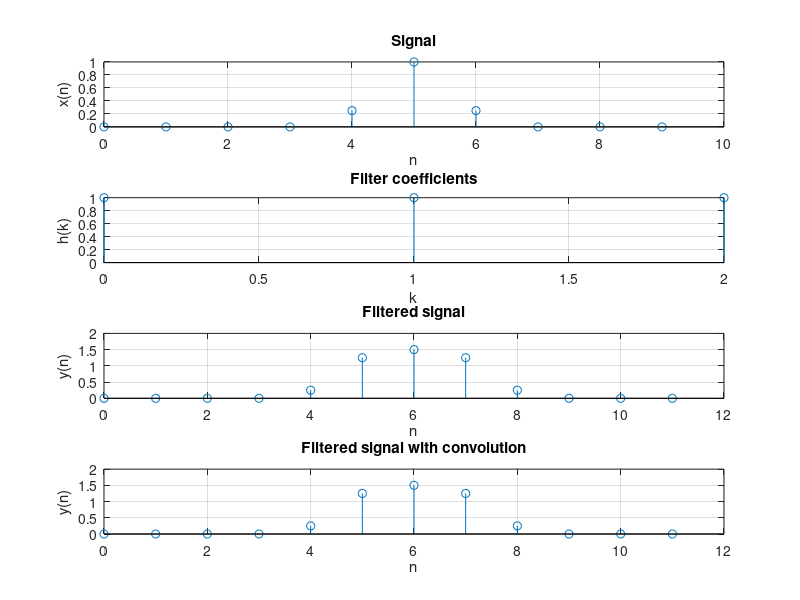

Write MATLAB code to recreate this figure.
close all
clear

%-- signal --
xn = [0 0 0 0 0.25 1 0.25 0 0 0];

%-- filter --
hk = [1 1 1];

%-- filtered signal --
% yn = filter(hk,1,xn);
% convolution length: L = P + Q - 1
% L convolution length
% P hk length
% Q xn length
% so xn has to be padded with zeros to get the complete convolution
yn = filter( hk, 1, [xn zeros(1, length(xn)+length(hk)-1-length(xn))]);

%-- filtered signal convolution --
ynconv = conv(hk,xn);

%-- plots --
figure
subplot(4,1,1)
stem((0:length(xn)-1),xn)
grid on
title('Signal')
xlabel('n')
ylabel('x(n)')

subplot(4,1,2)
stem((0:length(hk)-1),hk) 
grid on
title('Filter coefficients')
xlabel('k')
ylabel('h(k)')

subplot(4,1,3)
stem((0:length(yn)-1),yn)
grid on
title('Filtered signal')
xlabel('n')
ylabel('y(n)')

subplot(4,1,4)
stem((0:length(ynconv)-1),ynconv)
grid on
title('Filtered signal with convolution')
xlabel('n')
ylabel('y(n)')

